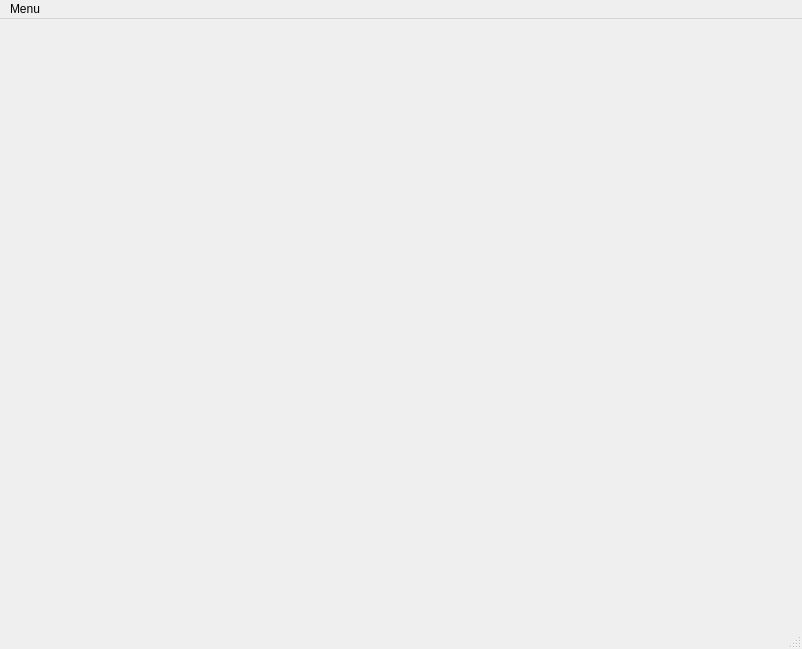
<?xml version="1.0" encoding="UTF-8"?>
<ui version="4.0">
 <class>MainWindow</class>
 <widget class="QMainWindow" name="MainWindow">
  <property name="geometry">
   <rect>
    <x>0</x>
    <y>0</y>
    <width>802</width>
    <height>649</height>
   </rect>
  </property>
  <property name="windowTitle">
   <string>MainWindow</string>
  </property>
  <widget class="QWidget" name="centralwidget">
   <layout class="QGridLayout" name="gridLayout">
    <property name="margin">
     <number>0</number>
    </property>
    <property name="spacing">
     <number>0</number>
    </property>
    <item row="0" column="0">
     <layout class="QVBoxLayout" name="verticalLayout">
      <item>
       <widget class="ImageView" name="widget" native="true">
        <property name="sizePolicy">
         <sizepolicy hsizetype="MinimumExpanding" vsizetype="MinimumExpanding">
          <horstretch>0</horstretch>
          <verstretch>0</verstretch>
         </sizepolicy>
        </property>
        <property name="minimumSize">
         <size>
          <width>800</width>
          <height>600</height>
         </size>
        </property>
       </widget>
      </item>
     </layout>
    </item>
   </layout>
  </widget>
  <widget class="QMenuBar" name="menubar">
   <property name="geometry">
    <rect>
     <x>0</x>
     <y>0</y>
     <width>802</width>
     <height>25</height>
    </rect>
   </property>
   <widget class="QMenu" name="menuMenu">
    <property name="title">
     <string>Menu</string>
    </property>
    <addaction name="actionExport"/>
    <addaction name="actionClose"/>
   </widget>
   <addaction name="menuMenu"/>
  </widget>
  <widget class="QStatusBar" name="statusbar"/>
  <action name="actionExport">
   <property name="text">
    <string>Export</string>
   </property>
   <property name="shortcut">
    <string>Ctrl+E</string>
   </property>
  </action>
  <action name="actionClose">
   <property name="text">
    <string>Close</string>
   </property>
   <property name="shortcut">
    <string>Alt+X</string>
   </property>
  </action>
 </widget>
 <customwidgets>
  <customwidget>
   <class>ImageView</class>
   <extends>QWidget</extends>
   <header>imageview.h</header>
   <container>1</container>
  </customwidget>
 </customwidgets>
 <resources/>
 <connections/>
</ui>
